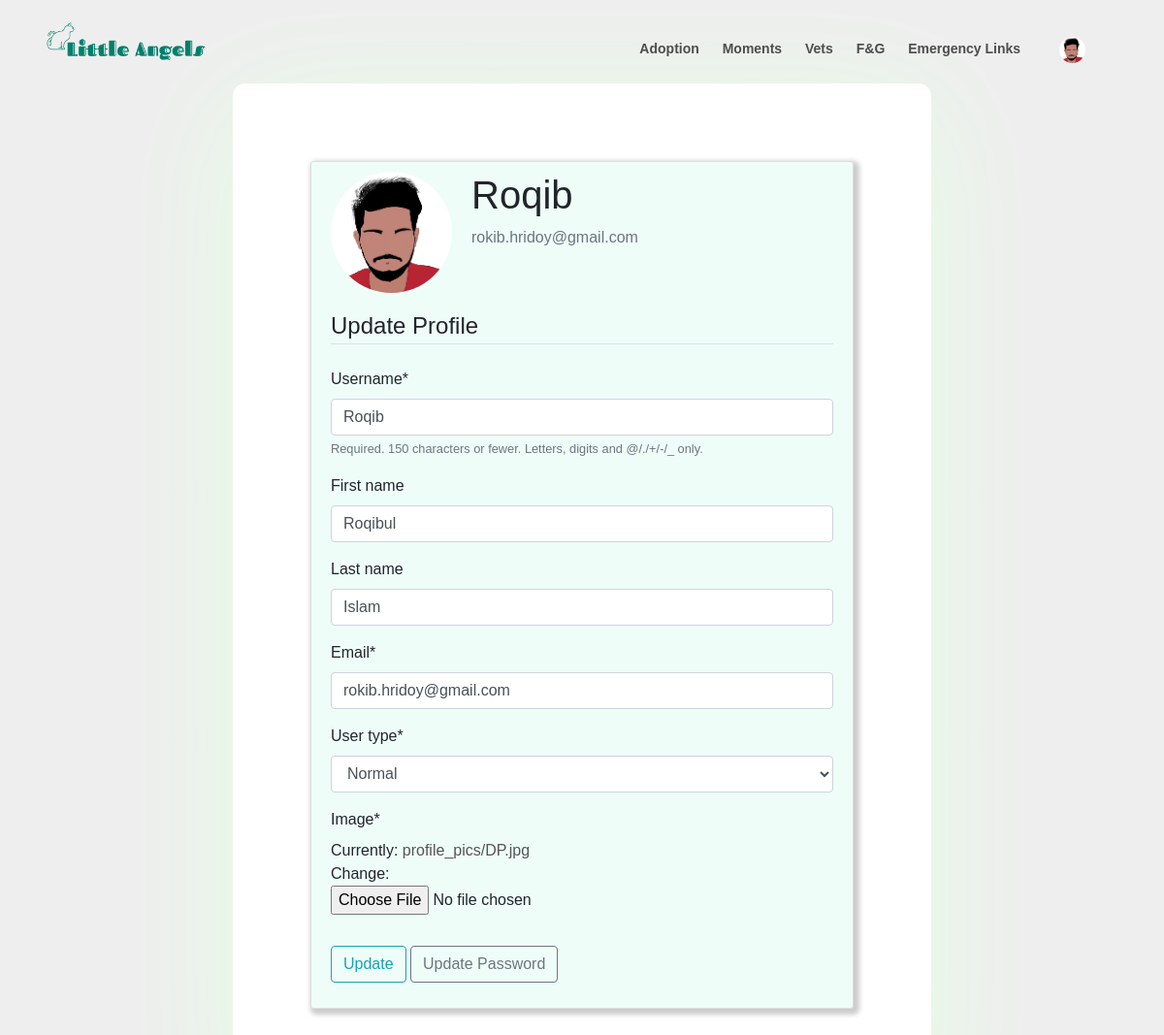
The page /profile/ (signed in) on the database as committed earlier.
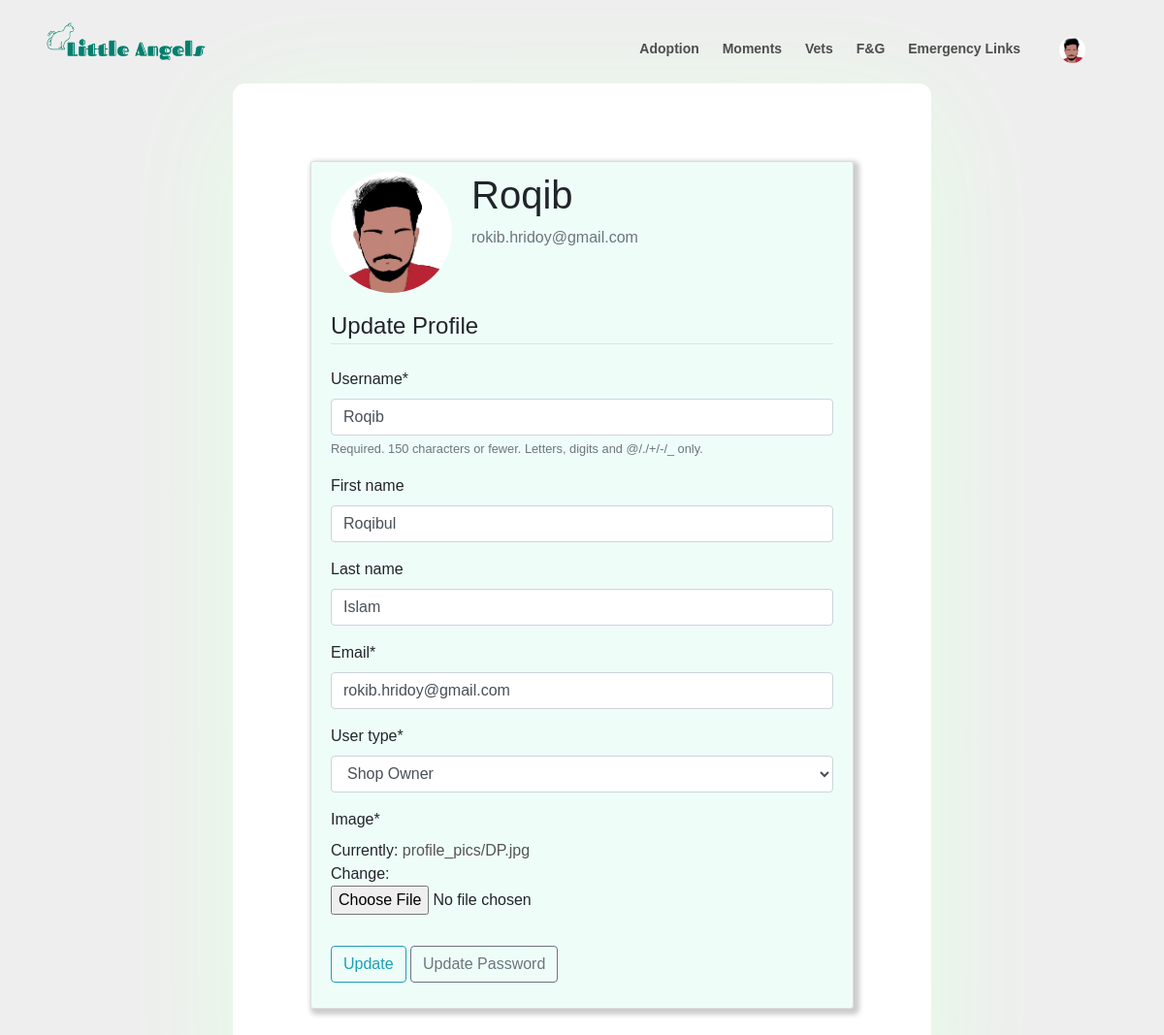
The same page on the database as committed later.
### users/models.py (models this page shows, shortened)
class Profile(models.Model):
    accTypes= [
    ('normal', 'Normal'),
    ('vet', 'Vetenarian'),
    ('shop', 'Shop Owner')
    ]
    user = models.OneToOneField(User, on_delete=models.CASCADE)
    image = models.ImageField(default='default.png',  upload_to='profile_pics')
    user_type = models.CharField(max_length=30, choices = accTypes, default='null')

### users/views.py (the view)
# urls.py: path('profile/', user_views.profile, name='profile'),
@login_required
def profile(request):
    if request.method == 'POST':
        u_form = UserUpdateForm(request.POST, instance=request.user)
        p_form = ProfileUpdateForm(
            request.POST, request.FILES, instance=request.user.profile)
        if u_form.is_valid() and p_form.is_valid():
            u_form.save()
            p_form.save()
            messages.success(request, f'Your profile has been updated!')
            return redirect('profile')
    else:
        u_form = UserUpdateForm(instance=request.user)
        p_form = ProfileUpdateForm(instance=request.user.profile)
    context = {
        'u_form': u_form,
        'p_form': p_form
    }
    return render(request, 'users/profile.html', context)

### users/forms.py
class UserUpdateForm(forms.ModelForm):
    email = forms.EmailField()
    class Meta:
        model = User
        fields = ['username', 'first_name', 'last_name', 'email']

class ProfileUpdateForm(forms.ModelForm):
    class Meta:
        model = Profile
        fields =  ['user_type', 'image']

### users/templates/users/profile.html (shortened to what this page needs)
{% extends 'home/base.html' %} {% load crispy_forms_tags %} {% block content %}
<div class="boss">
  <div class="blog-post">
    <div class="content-section">
      <div class="media">
        <img
          class="rounded-circle account-img"
          src="{{user.profile.image.url}}"
        />
        <div class="media-body">
          <h2 class="account-heading">{{user.username}}</h2>
          <p class="text-secondary">{{user.email}}</p>
        </div>
      </div>
      <form method="POST" enctype="multipart/form-data">
        <fieldset class="form-group">
          <legend class="border-bottom mb-4">Update Profile</legend>
          {{u_form|crispy}} {{p_form|crispy}}
        </fieldset>
        <div class="form-group">
          <button class="btn btn-outline-info" type="submit">Update</button>
          <a class="btn btn-outline-secondary" href="{% url 'password_reset' %}">Update Password</a>
        </div>
      </form>
    </div>
  </div>
</div>
{% endblock content %}

Rows that differ between the two databases and show on the page:
changed Profile: user_type "Normal" → "Shop Owner"
